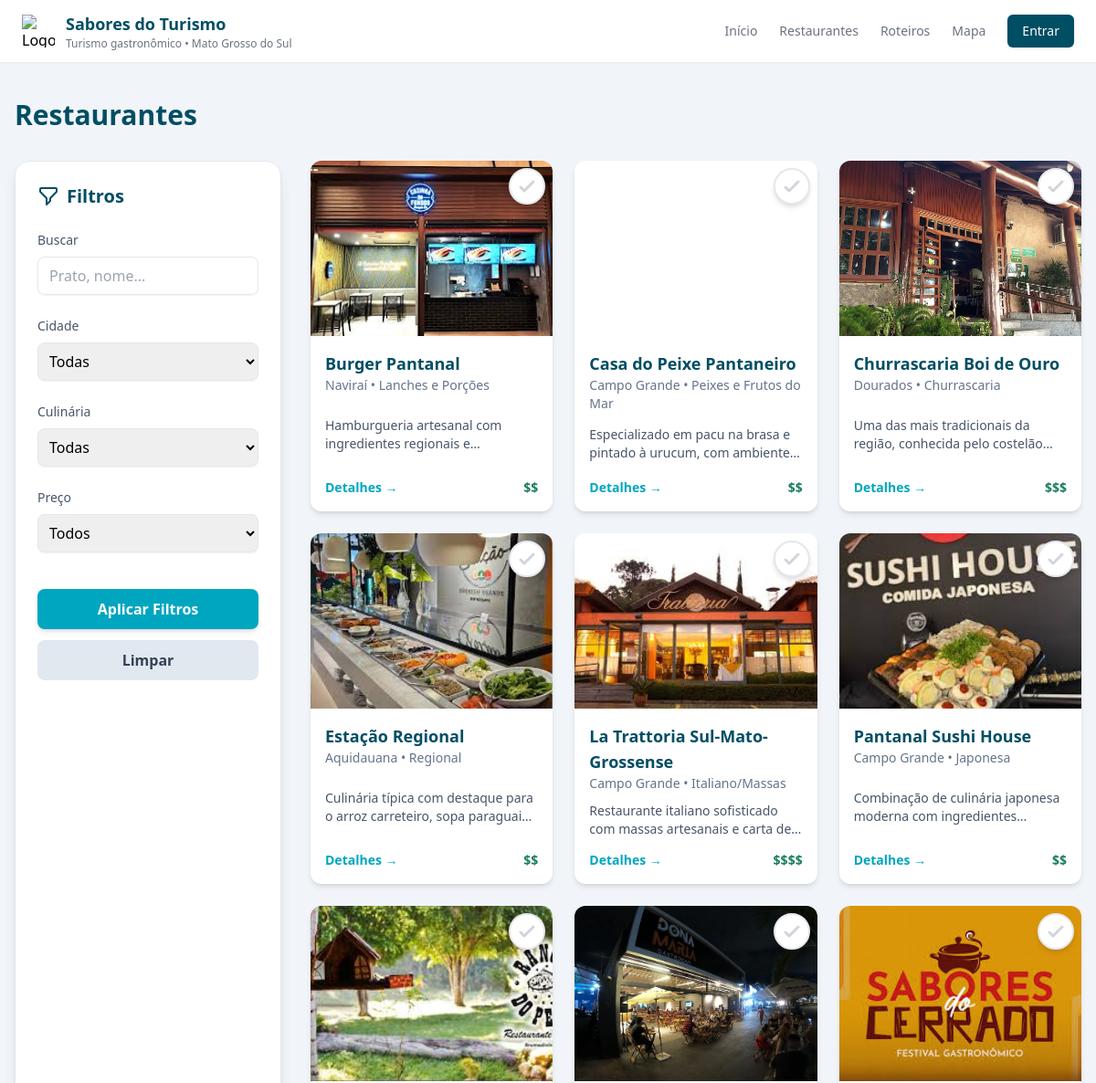
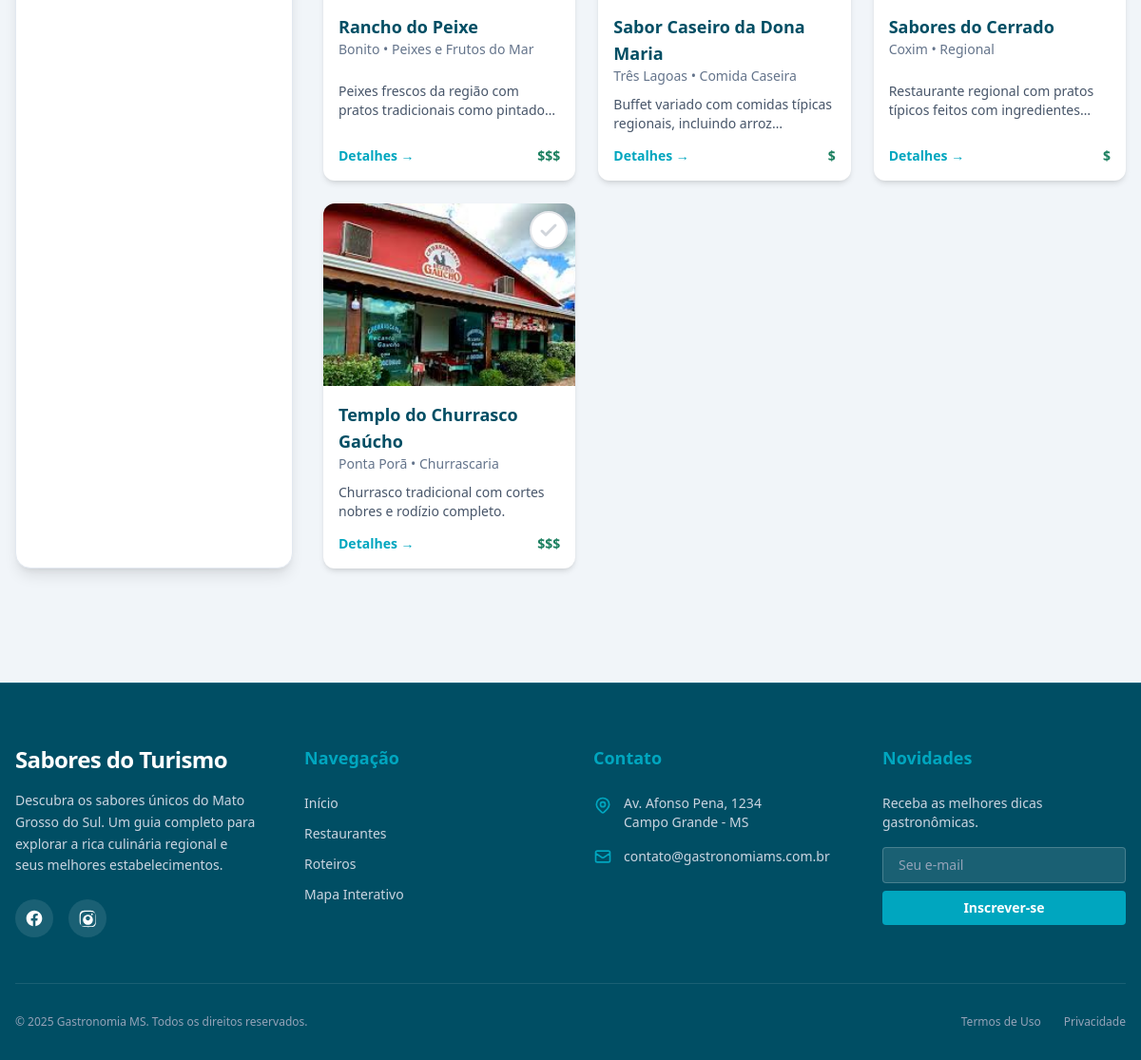
The app's page /View/pages/restaurantes.php with its own data (2 pictures, top to bottom).
### tables this page shows
CREATE TABLE restaurantes (
  id INT AUTO_INCREMENT PRIMARY KEY,
  nome VARCHAR(200) NOT NULL,
  cidade varchar(255) NULL,
  categoria ENUM('Regional', 'Peixes e Frutos do Mar', 'Churrascaria', 'Comida Caseira', 'Italiano/Massas', 'Japonesa', 'Lanches e Porções'),
  descricao LONGTEXT,
  endereco VARCHAR(255),
  lat varchar(255),
  log varchar(255),
  horario_funcionamento VARCHAR(255),
  faixa_preco ENUM('barato','moderado','caro', 'sofisticado'),
  caminho_imagem VARCHAR(255),
  criado_em DATETIME NOT NULL DEFAULT CURRENT_TIMESTAMP,
  atualizado_em DATETIME NULL ON UPDATE CURRENT_TIMESTAMP
);

### Config/database.php (called while the page is built)
<?php
class Database
{
    private $host = "localhost";
    private $port = "3306";
    private $dbName = "saboresdoturismo";
    private $user = "root";
    private $password = "010206";
    public function conectar()
    {
        $url = "mysql:host=$this->host;port=$this->port;dbname=$this->dbName";
        $conn = new PDO($url, $this->user, $this->password);
        return $conn;
    }
}
?>

### Model/restauranteModel.php (called while the page is built, shortened)
<?php
require_once __DIR__ . '/../Config/database.php';
class RestauranteModel
{
    protected $conn;
    protected $tabela = "restaurantes";
    public function __construct()
    {
        $database = new Database();
        $this->conn = $database->conectar();
    }
    public function buscarRestaurantesPorFiltro($filtros = [])
    {
        try {
            $sql = "SELECT r.*, COALESCE(AVG(a.nota), 0) as media_avaliacao
                    FROM {$this->tabela} r
                    LEFT JOIN avaliacoes a ON r.id = a.referencia_id
                    WHERE 1=1";
            $params = [];
            $sql .= " GROUP BY r.id";
            $sql .= " ORDER BY r.nome ASC";
            $stmt = $this->conn->prepare($sql);
            $stmt->execute();
            return $stmt->fetchAll(PDO::FETCH_ASSOC);
        } catch (PDOException $e) {
            error_log("Erro ao buscar restaurantes por filtro: " . $e->getMessage());
            return [];
        }
    }
}

### View/components/cardRestaurante.php (the view, shortened to what this page needs)
<?php
function cardRestaurante($img, $nome, $cidade, $culinaria, $rating, $preco, $desc, $id, $visitado = false)
{
    if (is_string($preco)) {
        $preco = strtolower($preco);
        if ($preco === 'barato')
            $preco = 1;
        elseif ($preco === 'moderado')
            $preco = 2;
        elseif ($preco === 'caro')
            $preco = 3;
        elseif ($preco === 'sofisticado')
            $preco = 4;
        else
            $preco = (int) $preco;
    }
    $preco = max(1, min(4, (int) $preco));
    $priceLabel = str_repeat("$", $preco);
    $checked = $visitado ? 'checked' : '';
    $tooltip = $visitado ? 'Marcar como não visitado' : 'Marcar como visitado';
    return "
    <article class='bg-white rounded-xl shadow-md hover:shadow-lg transition overflow-hidden relative group'>
        <div class=\"h-48 w-full bg-cover bg-center\" style=\"background-image:url('$img')\">
            <div class='absolute top-2 right-2'>
                <label class='cursor-pointer flex items-center justify-center w-10 h-10 bg-white rounded-full shadow-md border-2 border-gray-200 hover:border-[#00a6bf] transition-all duration-200 check-label' title='$tooltip'>
                    <input type='checkbox' class='hidden toggle-visita' data-id='$id' $checked>
                    <svg xmlns='http://www.w3.org/2000/svg' class='h-6 w-6 text-gray-300 check-icon transition-colors duration-200' fill='none' viewBox='0 0 24 24' stroke='currentColor'>
                        <path stroke-linecap='round' stroke-linejoin='round' stroke-width='3' d='M5 13l4 4L19 7' />
                    </svg>
                </label>
            </div>
        </div>
        <div class='p-4 flex flex-col justify-between h-48'>
            <div>
                <h3 class='text-lg font-semibold text-[#004e64]'>$nome</h3>
                <p class='text-sm text-slate-500'>$cidade • $culinaria</p>
            </div>
            <p class='text-sm text-slate-600 mt-2 line-clamp-2'>$desc</p>
            <div class='flex items-center justify-between mt-3'>
                <a href='/hackathon/View/pages/detalhesRestaurante.php?id=$id'
                   class='text-sm font-semibold text-[#00a6bf] hover:underline'>
                    Detalhes →
                </a>
                <span class='text-sm font-bold text-[#1b7f5f]'>$priceLabel</span>
            </div>
        </div>
    </article>
    ";
}

### View/pages/restaurantes.php (shortened to what this page needs)
<?php require_once '../components/head.php'; ?>
<body class="bg-slate-100">
    <?php require_once '../components/navbar.php'; ?>
    <main class="max-w-7xl mx-auto px-4 py-10">
        <h1 class="text-3xl font-extrabold text-[#004e64] mb-8">
            Restaurantes
        </h1>
        <div class="flex flex-col lg:flex-row gap-8">
            <aside class="w-full lg:w-1/4 shrink-0">
                <?php require_once '../components/filtros_sidebar.php'; ?>
            </aside>
            <div class="flex-1">
                <?php
                require_once '../../Model/restauranteModel.php';
                $restauranteModel = new RestauranteModel();
                $filtros = [
                    'q' => $_GET["q"] ?? "",
                    'cidade' => $_GET["cidade"] ?? "",
                    'culinaria' => $_GET["culinaria"] ?? "",
                    'preco' => $_GET["preco"] ?? "",
                    'rating' => $_GET["rating"] ?? ""
                ];
                $filtrados = $restauranteModel->buscarRestaurantesPorFiltro($filtros);
                $visitadosIds = [];
                ?>
                <section class="grid gap-6 sm:grid-cols-2 lg:grid-cols-3">
                    <?php
                    require_once '../components/cardRestaurante.php';
                    foreach ($filtrados as $r) {
                        $visitado = in_array($r['id'], $visitadosIds);
                        echo cardRestaurante(
                            $r["caminho_imagem"] ?? 'https://via.placeholder.com/400x300',
                            $r["nome"],
                            $r["cidade"],
                            $r["categoria"],
                            round($r["media_avaliacao"] ?? 0),
                            $r["faixa_preco"],
                            $r["descricao"],
                            $r["id"],
                            $visitado
                        );
                    }
                    ?>
                </section>
            </div>
        </div>
    </main>
    <?php require_once '../components/footer.php'; ?>
</body>
</html>

### records on screen
restaurantes: caminho_imagem (picture), nome "Burger Pantanal", cidade "Naviraí", categoria "Lanches e Porções", descricao "Hamburgueria artesanal com ingredientes regionais…", faixa_preco "$$"
restaurantes: nome "Casa do Peixe Pantaneiro", cidade "Campo Grande", categoria "Peixes e Frutos do Mar", descricao "Especializado em pacu na brasa e pintado à urucum, com…", faixa_preco "$$"
restaurantes: caminho_imagem (picture), nome "Churrascaria Boi de Ouro", cidade "Dourados", categoria "Churrascaria", descricao "Uma das mais tradicionais da região, conhecida pelo…", faixa_preco "$$$"
restaurantes: caminho_imagem (picture), nome "Estação Regional", cidade "Aquidauana", categoria "Regional", descricao "Culinária típica com destaque para o arroz carreteiro, sopa…", faixa_preco "$$"
restaurantes: caminho_imagem (picture), nome "La Trattoria Sul-Mato-Grossense", cidade "Campo Grande", categoria "Italiano/Massas", descricao "Restaurante italiano sofisticado com massas artesanais e carta…", faixa_preco "$$$$"
restaurantes: caminho_imagem (picture), nome "Pantanal Sushi House", cidade "Campo Grande", categoria "Japonesa", descricao "Combinação de culinária japonesa moderna com…", faixa_preco "$$"
restaurantes: caminho_imagem (picture), nome "Rancho do Peixe", cidade "Bonito", categoria "Peixes e Frutos do Mar", descricao "Peixes frescos da região com pratos tradicionais como…", faixa_preco "$$$"
restaurantes: caminho_imagem (picture), nome "Sabor Caseiro da Dona Maria", cidade "Três Lagoas", categoria "Comida Caseira", descricao "Buffet variado com comidas típicas regionais, incluindo…", faixa_preco "$"
restaurantes: caminho_imagem (picture), nome "Sabores do Cerrado", cidade "Coxim", categoria "Regional", descricao "Restaurante regional com pratos típicos feitos com…", faixa_preco "$"
restaurantes: caminho_imagem (picture), nome "Templo do Churrasco Gaúcho", cidade "Ponta Porã", categoria "Churrascaria", descricao "Churrasco tradicional com cortes nobres e rodízio completo.", faixa_preco "$$$"
